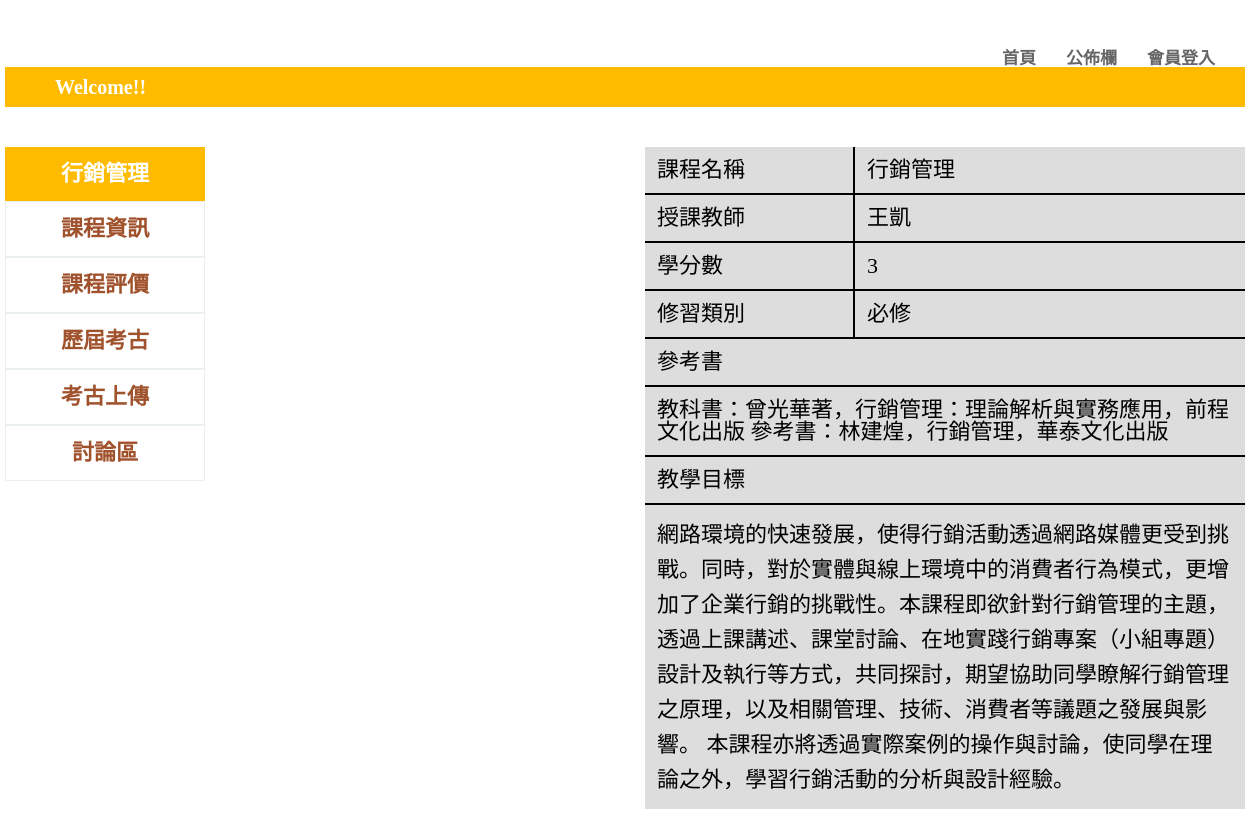
Screenshot of /information.php?name=王凱&subject=行銷管理 with the database file from the repository.
### tables this page shows
CREATE TABLE `information` (
  `subject` text NOT NULL,
  `name` text NOT NULL,
  `credit` int(5) NOT NULL,
  `category` text NOT NULL,
  `book` text NOT NULL,
  `objectives` text NOT NULL
);

### information.php (the view, shortened to what this page needs)
<!DOCTYPE html>
<html lang="en">
<head>
    <link rel="stylesheet" href="information.css">
</head>
<body>
<div class="wrap">
        <div class="header">
            <div class="logo">
                <a href="home.php"><img src="https://scontent.fkhh1-1.fna.fbcdn.net/v/t1.0-9/59887336_2148001515320668_3034674628355162112_n.jpg?_nc_cat=102&_nc_ht=scontent.fkhh1-1.fna&oh=3e3b0a3597d9b5d9d1618160a6ef6f59&oe=5D5B49C3" alt=""></a>
            </div>
            <div class="function">
             <div class="list">
                 <ul>
                     <li><a href="home.php">首頁</a></li>
                     <li><a href="bulletinboard.php">公佈欄</a></li>
                     <?php
                     if(!isset($_SESSION["account"])){
                        echo "<li><a href='signin.php'>會員登入</a></li>";
                     }else{
                        echo "<li><a href='home.php?logout=yes'>會員登出</a></li>";
                     }
                    ?>
                </ul>
            </div>
            </div>
            <div class="title">
                <div class="welcome"><marquee scrollamount="10" behavior="alternate">Welcome!!</marquee></div>
            </div>
        </div>
    <div class="content">
        <div class="mean">
        <?php
            $name=$_GET['name'];
            $subject=$_GET['subject'];
            echo "<span class='top'>$subject</span>";
            echo "<ul><li><a href='information.php?name=$name&subject=$subject'>課程資訊</a></li>";
            echo "<li><a href='classdb.php?name=$name&subject=$subject'>課程評價</a></li>";
            echo "<li><a href='history.php?name=$name&subject=$subject'>歷屆考古</a></li>";
            echo "<li><a href='upload.php?name=$name&subject=$subject'>考古上傳</a></li>";
            echo "<li><a href='comment.php?name=$name&subject=$subject'>討論區</a></li></ul>";
         ?>
         </div>
   <div class="classinfo">
   <?php
          $name=$_GET['name'];
        if($name){
            if($name==楊書成){
                echo"<div class='picture'><img src='../photo/Henry.jpg' alt=''></div>";
            }else if($name==王凱){
                echo "<div class='picture'><img src='../photo/photo2.jpg' alt=''></div>";
            }else if($name==廖洧杰){
                echo "<div class='picture'><img src='../photo/wei2.png' alt=''></div>";
            }else if($name==王學亮){
                echo "<div class='picture'><img src='../photo/Leon2.jpg' alt=''></div>";
            }else if($name==郭英峰){
                echo "<div class='picture'><img src='../photo/Fred2.jpg' alt=''></div>";
            }else if($name==丁一賢){
                echo "<div class='picture'><img src='../photo/ting2.jpg' alt=''></div>";
            }else if($name==吳建興){
                echo "<div class='picture'><img src='../photo/James2.jpg' alt=''></div>";
            }else if($name==楊新章){
                echo "<div class='picture'><img src='../photo/HsinChang2.jpg' alt=''></div>";
            }else if($name==蕭漢威){
                echo "<div class='picture'><img src='../photo/hanwei2.png' alt=''></div>";
            }else if($name==趙建雄){
                echo "<div class='picture'><img src='../photo/Bear.png' alt=''></div>";
            }
         echo "<div class='info'>";
            $link=@mysqli_connect('localhost','root','','php');
         $sql_information="SELECT * FROM information  where name='$name'";
          if($information_result=mysqli_query($link,$sql_information)){
              echo "<table  width=600  border=2>";
              while($row=mysqli_fetch_assoc($information_result))
             {
                 echo "<tr><td class='t'>課程名稱</td><td class='detail'>".$row["subject"]."</td></tr>";
                 echo "<tr><td class='t'>授課教師</td><td class='detail'>".$row["name"]."</td></tr>";
                 echo "<tr><td class='t'>學分數</td><td class='detail'>".$row["credit"]."</td></tr>";
                 echo "<tr><td class='t'>修習類別</td><td class='detail'>".$row["category"]."</td></tr>";
              }
              echo "</table>";
         }
         if($information_result=mysqli_query($link,$sql_information)){
            echo "<table  width=600  border=2>";
            while($row=mysqli_fetch_assoc($information_result))
           {
               echo "<tr><td class='t2'>參考書</td></tr>";
               echo "<tr><td class='t2'>".$row["book"]."</td></tr>";
               echo "<tr><td class='t2'>教學目標</td></tr>";
               echo "<tr><td class='detail2'>".$row["objectives"]."</td></tr>";
            }
            echo "</table>";
       }
       echo"</div>";
        }
         ?>
   </div>
    </div>
    </div>
</body>
</html>

### information.css (style rules this page uses)
html, body, div, span, applet, object, iframe, h1, h2, h3, h4, h5, h6, p, blockquote, pre, a, abbr, acronym, address, big, cite, code, del, dfn, em, img, ins, kbd, q, s, samp, small, strike, strong, sub, sup, tt, var, b, u, i, center, dl, dt, dd, ol, ul, li, fieldset, form, label, legend, table, caption, tbody, tfoot, thead, tr, th, td, article, aside, canvas, details, embed, figure, figcaption, footer, header, hgroup, menu, nav, output, ruby, section, summary, time, mark, audio, video { margin: 0; padding: 0; border: 0; font-size: 100%; font: inherit; vertical-align: baseline; }
body { line-height: 1; }
ol, ul { list-style: none; }
table { border-collapse: collapse; border-spacing: 0; }
a { text-decoration:none; }
.wrap { width: 1240px; margin: 0 auto; font-family: 微軟正黑體; }
.logo { float: left; width: 500px; }
.logo img { width: 50%; padding: 10px 0px 0px 55px; }
.title { height: 40px; background-color: #FFBB00; }
.welcome { margin-left: 50px; float: left; width: 80%; font-size: 20px; padding-top: 10px; color: #ffffff; font-weight: bold; }
.function { float:right; padding-top: 50px; }
.list { float:left; }
.list li { float:left; padding-right: 30px; font-size: 17px; font-weight: bolder; font-family: 微軟正黑體; }
.list li a { color: #666666 ; }
.mean { width: 200px; text-align: center; float: left; font-size: 22px; font-weight: bold; margin-top:40px; font-family:微軟正黑體; }
.mean li { list-style:none; border: #EAF0ED solid 1px; padding: 16px; }
.mean a { display: block; color: #A0522D; text-decoration:none; }
.mean span { font-weight: bolder; background-color: #FFBB00; color:#fff; display: block; padding: 16px; }
.info { margin-top: 40px; float: right; margin-bottom: 100px; }
table { background-color: #dddddd; }
table td { padding:12px; font-size: 22px; font-family: 微軟正黑體; }
table .t { width: 200px; border-right: 2px solid #000000; border-bottom: 2px solid #000000; }
table .detail { width: 400px; border-bottom: 2px solid #000000; }
table .t2 { border-bottom: 2px solid #000000; }
table .detail2 { line-height: 35px; }
.picture { margin-top: 40px; float: left; padding-left: 60px; }

### rows the page displays
information: subject "行銷管理", name "王凱", credit "3", category "必修", book "教科書：曾光華著，行銷管理：理論解析與實務應用，前程文化出版 參考書：林建煌，行銷管理，華泰文化出版", objectives "網路環境的快速發展，使得行銷活動透過網路媒體更受到挑戰。同時，對於實體與線上環境中的消費者行為模式，更增加了企業行銷的挑戰性。本課程即欲針對行銷管理的主題，透過上課講述、課堂討論、在地實踐行銷專案（小組專題）設計及執行等方式，共同探討，期望協助同學瞭解行銷管理之原理，以及相關管理、技術、消費者等議題之發展與影響。 本課程亦將透過實際案例的操作與討論，使同學在理論之外，學習行銷活動的分析與設計經驗。"

### other values shown
$subject "行銷管理"
